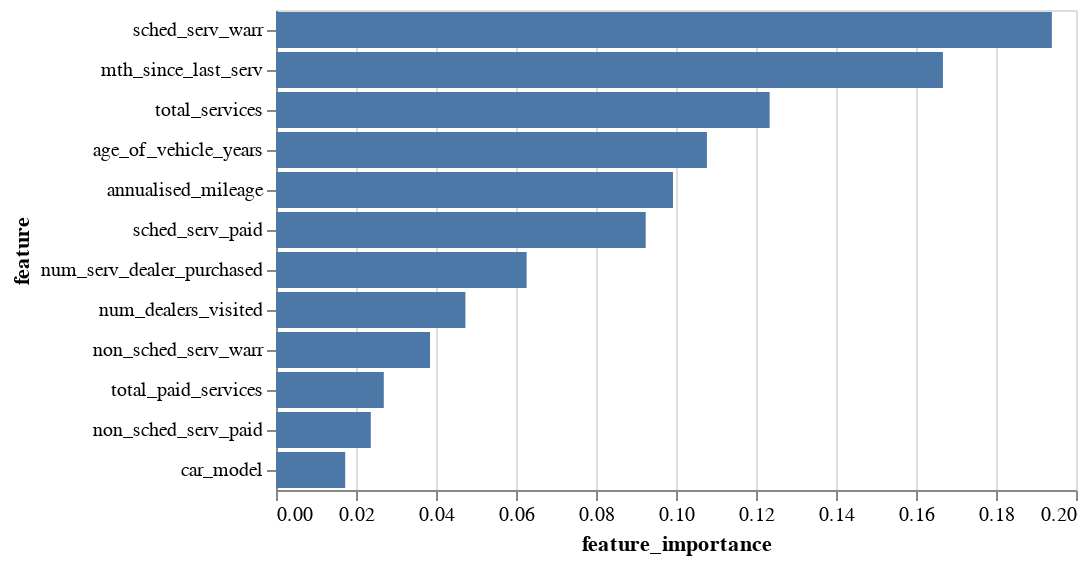

Notebook source saved alongside this figure:
### Code cell
import altair as alt

alt.Chart(feat_imp_rf).mark_bar().encode(
    x='feature_importance',
    y=alt.Y("feature", sort='-x'),
    tooltip=['feature','feature_importance'])

### Figure 1 — Vega-Lite specification as saved in the notebook (floating-point values rounded to 4 significant figures)
{"config": {"view": {"continuousWidth": 400, "continuousHeight": 300}}, "data": {"name": "data-c9aa5bd70ef5d56a8e50755125a58e00"}, "mark": "bar", "encoding": {"tooltip": [{"field": "feature", "type": "nominal"}, {"field": "feature_importance", "type": "quantitative"}], "x": {"field": "feature_importance", "type": "quantitative"}, "y": {"field": "feature", "sort": "-x", "type": "nominal"}}, "$schema": "https://vega.github.io/schema/vega-lite/v4.17.0.json", "datasets": {"data-c9aa5bd70ef5d56a8e50755125a58e00": [{"feature": "sched_serv_warr", "feature_importance": 0.194}, {"feature": "mth_since_last_serv", "feature_importance": 0.1667}, {"feature": "total_services", "feature_importance": 0.1234}, {"feature": "age_of_vehicle_years", "feature_importance": 0.1077}, {"feature": "annualised_mileage", "feature_importance": 0.09925}, {"feature": "sched_serv_paid", "feature_importance": 0.09243}, {"feature": "num_serv_dealer_purchased", "feature_importance": 0.06266}, {"feature": "num_dealers_visited", "feature_importance": 0.04735}, {"feature": "non_sched_serv_warr", "feature_importance": 0.03851}, {"feature": "total_paid_services", "feature_importance": 0.02695}, {"feature": "non_sched_serv_paid", "feature_importance": 0.0237}, {"feature": "car_model", "feature_importance": 0.0173}]}}
